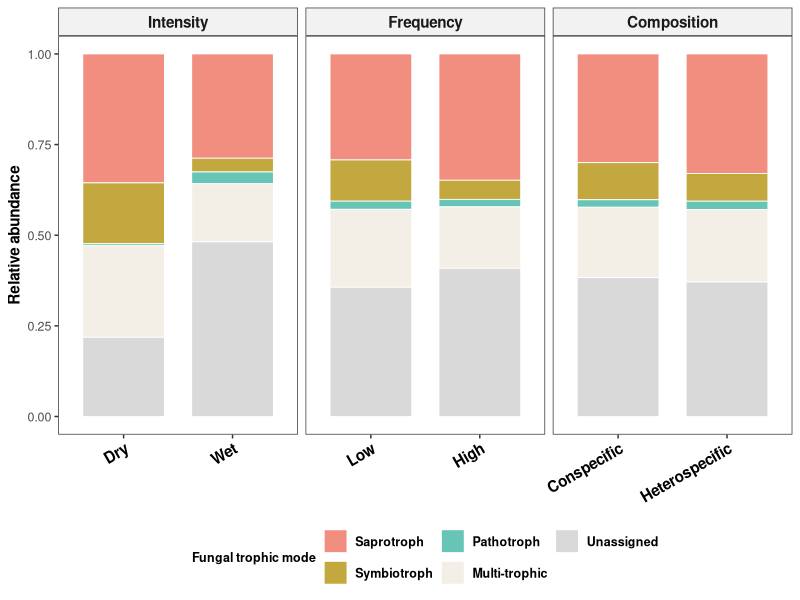
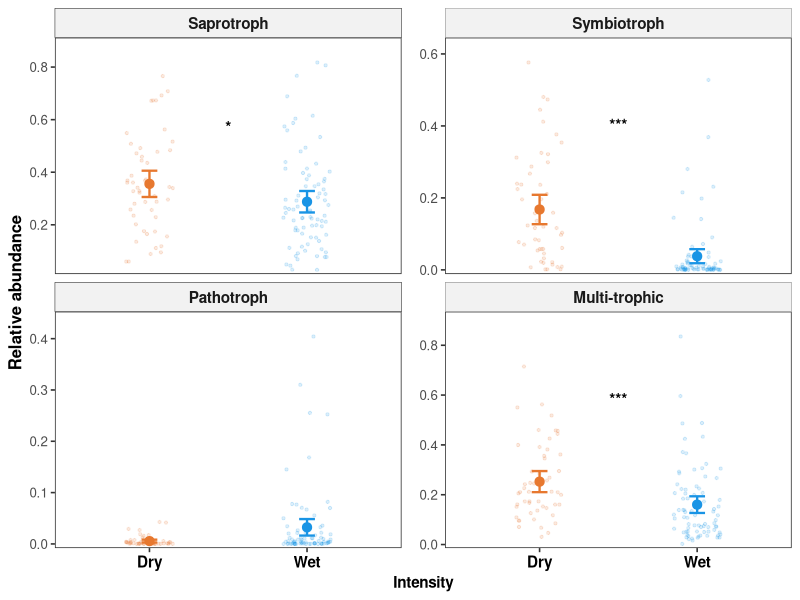
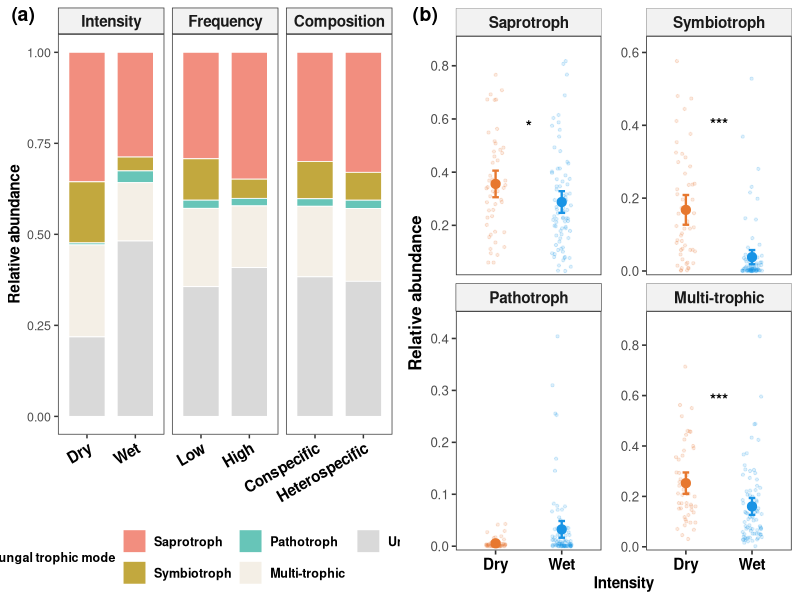
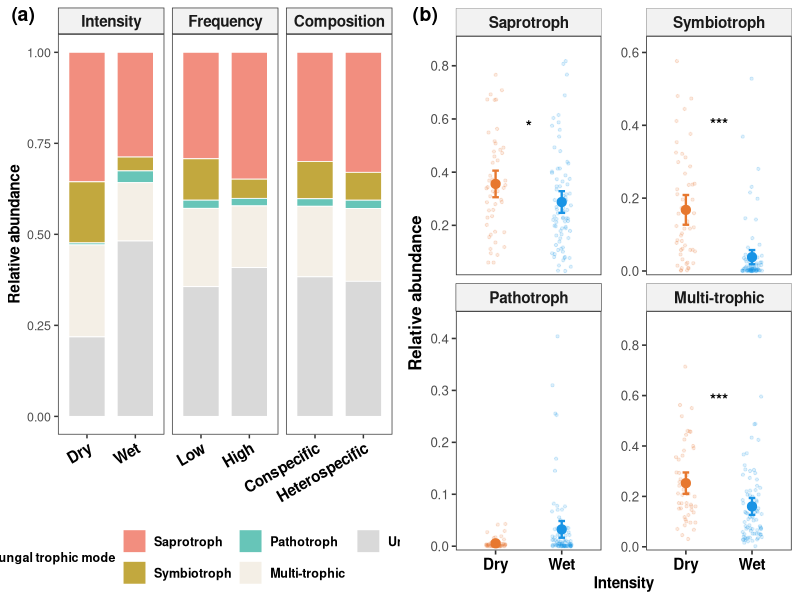
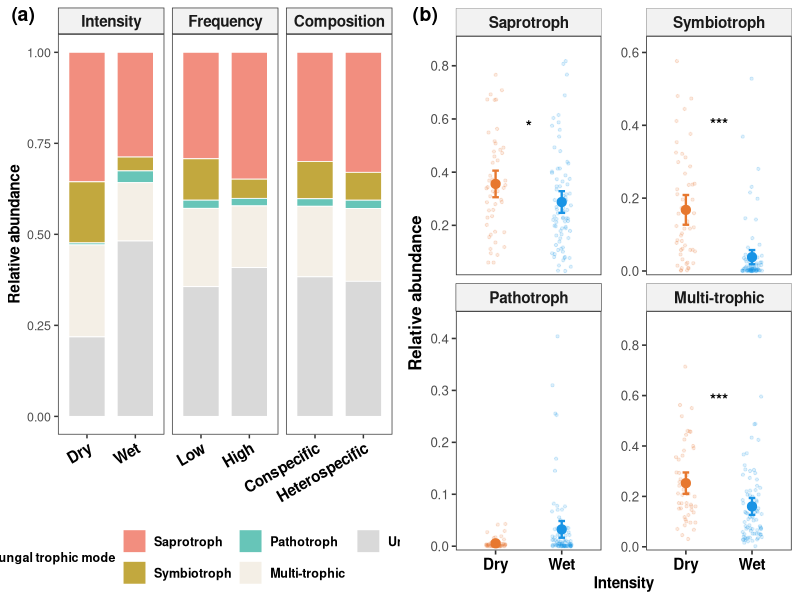

Write R code to recreate these figures, in order.
### Project: Drought intensity and frequency (DIF) - Microbes ###
## Script: FUNGuild trophic mode figures ##
## Date: April 2026 | Author: Yang ##

# Change to work directory
setwd("~/Desktop/DIF-Microbes/Data availability")

# Load required packages
library(dplyr)
library(ggplot2)
library(ggpubr)
library(scales)

## =========================================================
## 1. Load saved tables
## =========================================================

trophic_rel <- read.csv("./results/tables/funguild_trophic_relative_abundance_long.csv",
                        header = TRUE, check.names = FALSE)

guild_stats <- read.csv("./results/tables/funguild_trophic_mode_beta_models.csv",
                        header = TRUE, check.names = FALSE)

## =========================================================
## 2. Restore factor levels
## =========================================================

trophic_mode_levels <- c("Saprotroph", "Symbiotroph", "Pathotroph",
                         "Multi-trophic", "Unassigned")

ecological_mode_levels <- c("Saprotroph", "Symbiotroph", "Pathotroph", "Multi-trophic")

trophic_rel <- trophic_rel %>%
  mutate(Intensity = factor(Intensity, levels = c("Dry", "Wet")),
         Frequency = factor(Frequency, levels = c("Low", "High")),
         Composition = factor(Composition, levels = c("Conspecific", "Heterospecific")),
         trophicMode_clean = factor(trophicMode_clean, levels = trophic_mode_levels))

## =========================================================
## 3. Main stacked bar plot across treatments
## =========================================================

plot_I <- trophic_rel %>%
  group_by(Level = Intensity, trophicMode_clean) %>%
  summarise(RelAbundance = mean(RelAbundance), .groups = "drop") %>%
  mutate(Panel = "Intensity")

plot_F <- trophic_rel %>%
  group_by(Level = Frequency, trophicMode_clean) %>%
  summarise(RelAbundance = mean(RelAbundance), .groups = "drop") %>%
  mutate(Panel = "Frequency")

plot_C <- trophic_rel %>%
  group_by(Level = Composition, trophicMode_clean) %>%
  summarise(RelAbundance = mean(RelAbundance), .groups = "drop") %>%
  mutate(Panel = "Composition")

plot_main <- bind_rows(plot_I, plot_F, plot_C) %>%
  mutate(Panel = factor(Panel, levels = c("Intensity", "Frequency", "Composition")),
         Level = factor(Level, levels = c("Dry", "Wet", "Low", "High", "Conspecific", "Heterospecific")),
         trophicMode_clean = factor(trophicMode_clean, levels = trophic_mode_levels))

guild_cols <- c("Saprotroph"    = "#F28E7F",
                "Symbiotroph"   = "#C2A83E",
                "Pathotroph"    = "#67C5B8",
                "Multi-trophic" = "#F4EFE6",
                "Unassigned"    = "#D9D9D9")

p_guild_main <- ggplot(plot_main, aes(x = Level, y = RelAbundance, fill = trophicMode_clean)) +
  geom_col(width = 0.75, color = "white", linewidth = 0.3) +
  facet_wrap(~ Panel, scales = "free_x", nrow = 1) +
  scale_fill_manual(values = guild_cols) +
  # scale_y_continuous(limits = c(0, 1), breaks = seq(0, 1, 0.25), expand = c(0, 0)) +
  labs(x = NULL, y = "Relative abundance", fill = "Fungal trophic mode") +
  guides(fill = guide_legend(nrow = 2)) +
  theme_bw() +
  theme(panel.grid = element_blank(),
        strip.background = element_rect(fill = "grey95"),
        strip.text = element_text(face = "bold", size = 11),
        axis.text.x = element_text(angle = 30, hjust = 1, face = "bold", size = 11, color = "black"),
        axis.text.y = element_text(size = 9),
        axis.title.y = element_text(face = "bold", size = 11),
        legend.position = "bottom",
        legend.title = element_text(face = "bold", size = 9),
        legend.text = element_text(face = "bold", size = 9))
p_guild_main

## =========================================================
## 4. Intensity response plot with significance labels
## =========================================================

plot_intensity <- trophic_rel %>%
  filter(!is.na(trophicMode_clean), trophicMode_clean %in% ecological_mode_levels) %>%
  mutate(Intensity = factor(Intensity, levels = c("Dry", "Wet")),
         trophicMode_clean = factor(trophicMode_clean, levels = ecological_mode_levels))

p_lab <- guild_stats %>%
  filter(Term == "Intensity") %>%
  mutate(label = case_when(p < 0.001 ~ "***", p < 0.01  ~ "**", p < 0.05  ~ "*",
                           TRUE      ~ "")) %>%
  dplyr::select(Guild, label) %>%
  rename(trophicMode_clean = Guild)

ann_y <- plot_intensity %>%
  group_by(trophicMode_clean) %>%
  summarise(y = max(RelAbundance, na.rm = TRUE) * 0.7, .groups = "drop")

ann_df <- left_join(p_lab, ann_y, by = "trophicMode_clean") %>%
  mutate(x = 1.5, trophicMode_clean = factor(trophicMode_clean, levels = ecological_mode_levels))

intensity_cols <- c("Dry" = "#E7782F", "Wet" = "#1994E5")

p_intensity <- ggplot(plot_intensity, aes(x = Intensity, y = RelAbundance, color = Intensity)) +
  geom_jitter(width = 0.15, size = 0.8, alpha = 0.15) +
  stat_summary(fun = mean, geom = "point", size = 2.8) +
  stat_summary(fun.data = mean_cl_normal, geom = "errorbar",
               width = 0.10, linewidth = 0.8) +
  geom_text(data = ann_df, aes(x = x, y = y, label = label), inherit.aes = FALSE,
            size = 4, fontface = "bold") +
  facet_wrap(~ trophicMode_clean, scales = "free_y", nrow = 2) +
  scale_color_manual(values = intensity_cols) +
  scale_y_continuous(breaks = pretty_breaks(4), expand = expansion(mult = c(0.02, 0.12))) +
  labs(x = "Intensity", y = "Relative abundance") +
  theme_bw(base_size = 12) +
  theme(axis.text.x = element_text(face = "bold", color = "black", size = 11),
        axis.title.x = element_text(face = "bold", color = "black", size = 11),
        axis.title.y = element_text(face = "bold", color = "black", size = 12),
        legend.position = "none",
        panel.grid = element_blank(),
        strip.background = element_rect(fill = "grey95", linewidth = 0.2),
        strip.text = element_text(face = "bold", size = 11),
        panel.spacing.x = unit(0.9, "lines"))
p_intensity

## =========================================================
## 5. Combine and save figure
## =========================================================

p_func <- ggarrange(p_guild_main, p_intensity, nrow = 1, labels = c("(a)", "(b)"))
p_func

# Save - Figure S6
ggsave(filename = "./results/figures/fungal_trophic_modes.pdf", plot = p_func,
       width = 10, height = 6, units = "in", device = cairo_pdf)

ggsave(filename = "./results/figures/png/fungal_trophic_modes.png", plot = p_func,
       width = 10, height = 6, units = "in", dpi = 300)
